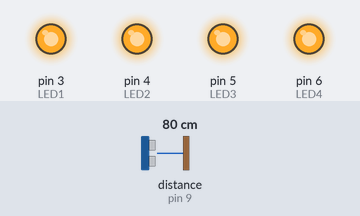
Simulated run of this sketch. Board: Arduino Uno, built with avr-gcc and run on an emulated ATmega328P. On the bench: output pins drawn as LEDs (lit = HIGH). Wiring (inferred from the names in the program): ultrasonic range finder: trigger pin 8; echo pin 9. The test bench sets the inputs (shaded band); at power-on: distance to the obstacle (sensor on pin 9) 80 cm. The echo pulse lasts 58.3 µs per cm; pins used as bus, display or sensor lines are not drawn.

Above: at 1.8 s.
1.9 s: distance to the obstacle (sensor on pin 9) set to 120 cm
At 2.7 s:
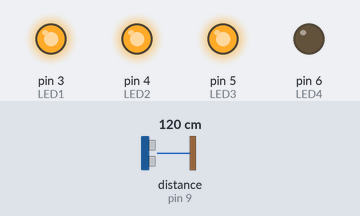
3.5 s: distance to the obstacle (sensor on pin 9) set to 250 cm
At 5.1 s:
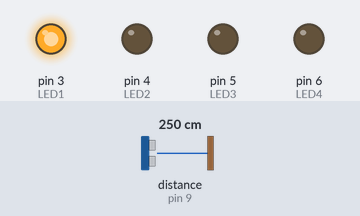
5.5 s: distance to the obstacle (sensor on pin 9) set to 255 cm
At 6.5 s:
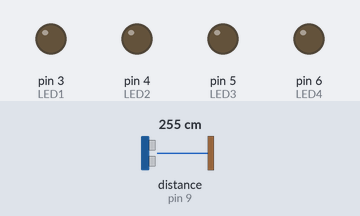
7.5 s: distance to the obstacle (sensor on pin 9) set to 2 cm
At 8.6 s:
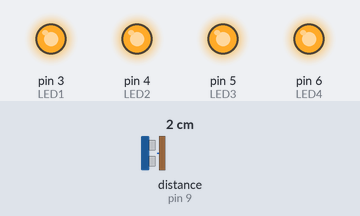
9.5 s: distance to the obstacle (sensor on pin 9) set to 299 cm
At 10.8 s:
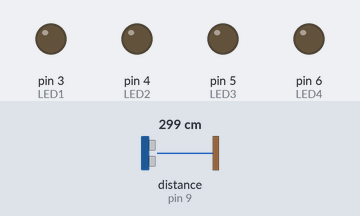
Timing chart, 0 to 12.5 s (numbered marks = the images above; inputs shaded):
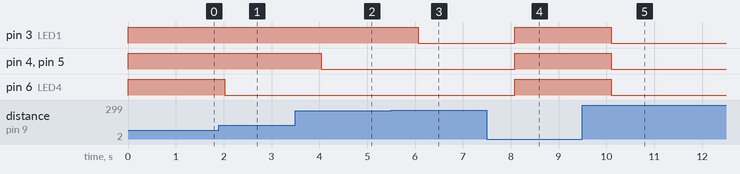

The sketch:

ultrasonic.ino
```cpp
/**
 *
 * Create a system with the proximity/distance sensor. You should use the sensor to get the
 * information about the distance to an obstacle. You should use four LEDs to indicate how close the
 * obstacle is from the sensor.
 * If the object is out of range, then no LEDs should be turn on. If the object is in range, you should turn
 * on 1, 2 or 3 LEDs, depending on the distance. If the object is too close, you should turn on four LEDs.
 *
 *
*/

// Definition section
#define ECHO 9 // Echo Pin
#define TRIG 8 // Trigger Pin
#define SPEED_OF_SOUND 343 // Speed of sound in m/s
#define LED1 3 // First led
#define LED2 4 // Second led
#define LED3 5 // Third led
#define LED4 6 // Fourth led

int measureDistance(); // To measure distance
// To set certain LEDs on or off
void setLEDOn(int led1, int led2, int led3, int led4);

void setup()
{
  // Set echo pin to input
  pinMode(ECHO, INPUT);
  // Set trigger pin to output
  pinMode(TRIG,OUTPUT);
  // Set led 1 to output
  pinMode(LED1,OUTPUT);
  // Set led 2 to output
  pinMode(LED2,OUTPUT);
  // Set led 3 to output
  pinMode(LED3,OUTPUT);
  // Set led 4 to output
  pinMode(LED4,OUTPUT);
}
void loop(){
  // Measure the distance from the sensor
  int distance=measureDistance();
  if(distance<250 && distance > 200){
    // If the distance is less than 250 cm
    // Turn on one led
    setLEDOn(1,0,0,0);
  }else if(distance<200 && distance > 150){
    // If the distance is less than 200 but greater than 150
    // Turn on 2 leds
    setLEDOn(1,1,0,0);
  } else if(distance<150 && distance > 100){
    // If the distance is less than 150 but greater than 100
    // Turn on 3 leds
    setLEDOn(1,1,1,0);
  } else if (distance<100){
    // If the distance is less than 100
    // Turn on 4 leds
    setLEDOn(1,1,1,1);
  } else {
    // If outside range
    setLEDOn(0,0,0,0);
  }

   delay(1000); // Wait for 1000 millisecond(s)

}

void setLEDOn(int led1, int led2, int led3, int led4){
  	digitalWrite(LED1,led1); // Set led 1 status
    digitalWrite(LED2,led2); // Set led 2 status
    digitalWrite(LED3,led3); // Set led 3 status
    digitalWrite(LED4,led4); // Set led 4 status
}

int measureDistance(){
  	// Set trigger pin to low
	digitalWrite(TRIG,LOW);
  	// Delay for 2 us
  	delayMicroseconds(2);
    // Transmit ultrasound
  	digitalWrite(TRIG,HIGH);
    // Delay for 10 us
  	delayMicroseconds(10);
  	// Stop transmitting ultrasound
	digitalWrite(TRIG,LOW);
  	// Read the pulse
	int time=pulseIn(ECHO,HIGH);
  	// Calculate cm per us by doing (sound speed*100)/1000000
  	float cmPerMicro=((SPEED_OF_SOUND*100.0)/1000000.0);
  	// Return half the distance to only get distance to object
  	return (time*cmPerMicro)/2;
}
```

advancedRemoveShortest.c
```cpp
/******************************************************************************

Write a program in C that reads 10 strings from a console, stores them in an array and finds the
shortest string in the array.

The program should contain a function that takes as parameter the array, find the shortest string,
remove it and return the array that is shorter by one element.

The program should read the strings from the console.

The program should have a separate function for finding and removing the string.

The program should write the string that has been removed to the console.

The program should
also write all elements of the array before and after removal of the shortest string.

*******************************************************************************/

#include <stdio.h>
#include <stdlib.h>
#include <string.h>

#define INITAL_MEMORY_ALLOCATION 10
#define MAX_STRINGS 10

char** removeShortest(char** array);

int main()
{
    int i; // To keep track of where we are in loop
    int x; // To keep track of where we are in loop
    int c; // Current char we are working on
    int position; // Position in array
    size_t allocation; // N bytes we allocate to the string
    char** stringArr=malloc(MAX_STRINGS*sizeof(char*)); // Allocate memory for the strings

    // If the allocation failed
    if(stringArr==NULL){
        // Print error message
        printf("Failed allocating memory \n");
        // Exit gracefully
        return 0;
    }
    // Loop through all strings
    for(i=0;i<MAX_STRINGS;i++){
        // Set init position to 0 in the string
        position=0;
        // Set/reset initial allocation
        allocation=INITAL_MEMORY_ALLOCATION;

        // Allocate heap memory for the string
        stringArr[i]=malloc(allocation);
        // If the allocation failed
        if(stringArr[i]==NULL){
            // Print error message
            printf("Failed allocating memory \n");
            // Loop through previous allocations
            for(x=0;x<i;x++){
                // Free the previous allocations
                free(stringArr[i]);
                // Free array
                free(stringArr);
            }
            // Exit gracefully
            return 0;
        }
        // Prompt the user
        printf("Enter string %d: ",i+1);

        // While the current char is not a newline nor eof
        while( (c=fgetc(stdin))!='\n' && c!=EOF ){
            // If an increase to the position will overflow the allocation
            if((position+2)>allocation){
                printf("realloc\n");
                // Increase the allocation two-fold
                allocation=allocation*2;
                // Reallocate the string with more memory on heap
                stringArr[i]=realloc(stringArr[i],allocation);
                // If reallocation failed
                if(stringArr[i]==NULL){
                    // Print error message
                    printf("Failed allocating memory \n");
                    // Loop through previous allocations
                    for(x=0;x<i;x++){
                        // Free previous allocations
                        free(stringArr[i]);
                        // Free array
                        free(stringArr);
                    }
                    // Exit gracefully
                    return 0;
                }
            }
            // Set the current char to be in the current position in the element in the string
            stringArr[i][position]=(char)c;
            stringArr[i][position+1]='\0';
            // Increment the position
            position++;
        }
    }

    // Loop through all the strings
    for(i=0;i<MAX_STRINGS;i++){
        // Print each string
        printf("%s\n",stringArr[i]);
    }

    // Remove the shortest string
    stringArr=removeShortest(stringArr);

    // If the string returned is null it means there was an error
    if(stringArr!=NULL){
        // Loop through all strings
        for(i=0;i<MAX_STRINGS-1;i++){
            // Print the string
            printf("%s\n",stringArr[i]);
            // Free the string from heap after printing
            free(stringArr[i]);
        }
        // Free the occupied mem for array
        free(stringArr);
    } else {
        // Print error message
        printf("An error occurred.\n");
    }

    // Exit gracefully
    return 0;

}


char** removeShortest(char** array){
    int i; // To keep track of where we are in loop
    int shortestAt=-1; // The index of shortest element
    int shortestLength=-1; // The shortest length in array
    int x; // To keep track of where we are in loop
    int position=0; // The position of the new array
    char** modArray=malloc((MAX_STRINGS-1)*sizeof(char*)); // Allocate memory for the new array
    // If allocation failed
    if(modArray==NULL){
        // Print error message
        printf("Failed allocating memory \n");
        // Return null signifying error
        return NULL;
    }

    // Loop through all strings
    for(i=0;i<MAX_STRINGS;i++){
        // If the current element is shortest than the shortest or if shortest is -1
        if(strlen(array[i])<shortestLength || shortestLength==-1){
            // Set the shortest length to be the current element
            shortestLength=strlen(array[i]);
            // Set the index of the shortest element
            shortestAt=i;
        }
    }
    // Print which string we will remove
    printf("Removed shortest string: %s\n",array[shortestAt]);

    // Loop through all strings
    for(i=0;i<MAX_STRINGS;i++){
        // If we are not at the shortest element
        if(i!=shortestAt){
            // Allocate heap memory for the new string and make space for null term.
            modArray[position]=malloc(strlen(array[i])+1);

            // If the allocation failed
            if(modArray[position]==NULL){
                // Loop through previous allocations in new array
                for(x=0;x<position;x++){
                    // Free occupied heap memory from new array
                    free(modArray[x]);
                }

                // Loop through the rest of the strings in the old array
                for(x=i;x<MAX_STRINGS;x++){
                    // Free occupied heap memmory from old array
                    free(array[x]);
                }

                // Free the old array's occupied memory
                free(array);

                // Print error message
                printf("Failed allocating memory \n");

                // Return null signifying error
                return NULL;
            }

            // Copy the string from old array to the new array
            strcpy(modArray[position],array[i]);

            // Free the old string
            free(array[i]);

            // Increment position index
            position++;
        }
    }

    // Free the old array
    free(array);

    // Return the new array
    return modArray;


}
```

anagrams.c
```cpp
#include <stdio.h>
#include <string.h>
#include <stdlib.h>
#define INITAL_MEMORY_ALLOCATION 10

int main()
{
    // The first input string
    char* first;
    // The second input string
    char* second;
    // Dyn. mem. allocation for first string
    size_t allocationFirst;
    // Dyn. mem. allocation for second string
    size_t allocationSecond;
    // Current char
    int c;
    // Current position in first input string
    int positionFirst;
    // To keep track of where we are in array
    int i;
    // To keep track of where we are in array
    int x;
    // Current position in second input string
    int positionSecond;
    // Number of matches between the two strings
    int matches;

    // Set the allocation of the first input string to the defined default alloc.
    allocationFirst=INITAL_MEMORY_ALLOCATION;

    // Set the allocation of the second input string to the defined default alloc.
    allocationSecond=INITAL_MEMORY_ALLOCATION;

    // Allocate memory for the first string
    first=malloc(allocationFirst);

    // Allocate memory for the second string
    second=malloc(allocationSecond);

    // If memory allocation failed
    if(first==NULL || second==NULL){
        // Print error message
        printf("Failed allocating memory!\n");
        // Exit with error code
        return 1;
    }

    // Prompt the user
    printf("Input the first string: ");

    // While the current char is not a newline nor EOF
    while((c=fgetc(stdin))!='\n' && c!= EOF){
        // If an increase to the position will overflow the allocation
        if((positionFirst+1)>allocationFirst){
            // Increase allocation two-fold
            allocationFirst=allocationFirst*2;
            // Reallocate memory
            first=realloc(first,allocationFirst);
            // If reallocation failed
            if(first==NULL){
                // Print error message
                printf("Failed allocating memory!\n");
                // exit with error code
                return 1;
            }
        }
        // Set the char to the current position in the string
        first[positionFirst]=(char)c;
        // Increment the index
        positionFirst++;
    }

    // Prompt the user
    printf("Input the second string: ");

    // While the current char is not a newline nor EOF
    while((c=fgetc(stdin))!='\n' && c!= EOF){
        // If an increase to the position will overflow the allocation
        if((positionSecond+1)>allocationSecond){
            // Increase allocation two-fold
            allocationSecond=allocationSecond*2;
            // Reallocate memory
            second=realloc(second,allocationSecond);
            // If reallocation failed
            if(second==NULL){
                // Print error message
                printf("Failed allocating memory!\n");
                // exit with error code
                return 1;
            }
        }
        // Set the char to the current position in the string
        second[positionSecond]=(char)c;
        // Increment the index
        positionSecond++;
    }

    // Number of checked characters in the first string
    char checkedChars[positionFirst];

    // Loop through the first string
    for(i=0;i<positionFirst;i++){
        // Loop through the second string
        for(x=0;x<positionSecond;x++){
            // If the first and second element are matching
            // and the element has not been checked before
            if(first[i]==second[x] && first[i]!=checkedChars[i]){
                // Increment matches
                matches++;
                // Add the char to the checkedChars array
                checkedChars[i]=first[i];
            }
        }
    }

    // If n matches dont match the first string
    if(matches != positionFirst){
        // print
        printf("%s and %s are not Anagram\n",first,second);
    } else {
        printf("%s and %s are Anagram\n",first,second);

    }
    free(first);
    free(second);


    return 0;
}
```

averagegrade.c
```cpp
/******************************************************************************

Write a C program to input marks of five subjects Physics, Chemistry, Biology, Mathematics and
Computer, calculate percentage and grade according to given conditions:
If percentage >= 90% : Grade A
If percentage >= 80% : Grade B
If percentage >= 70% : Grade C
If percentage >= 60% : Grade D
If percentage >= 40% : Grade E
If percentage < 40% : Grade F

*******************************************************************************/

// Include section
#include <stdio.h>

int main()
{
    // Variable declarations
    int physics; // The grade for physics
    int chemistry; // Chemistry grade
    int biology; // Biology grade
    int math; // Math grade
    int computer; // CS greade
    float percentage; // Average percent

    // Program logic

    // Prompt the user
    printf("Input marks of five subjects: ");

    // Read the physics grade
    scanf("%d",&physics);

    // Clear buffer
    while(fgetc(stdin)!='\n');

    // Read chemistry grade
    scanf("%d",&chemistry);

    // Clear buffer
    while(fgetc(stdin)!='\n');

    // Read biology grade
    scanf("%d",&biology);

    // Clear buffer
    while(fgetc(stdin)!='\n');

    // Read math grade
    scanf("%d",&math);

    // Clear buffer
    while(fgetc(stdin)!='\n');

    // Read computer grade
    scanf("%d",&computer);

    // Clear buffer
    while(fgetc(stdin)!='\n');

    // Calculate average percentage
    percentage=(physics+chemistry+biology+math+computer)/5.0;

    // Output percentage
    printf("Percentage = %.2f\n",percentage);

    // Percentage greater or eq. to 90
    if(percentage>=90){
        printf("Grade A\n"); // Print grade A
    } else if(percentage>=80){ // if greater or eq. to 80
        printf("Grade B\n"); // Print grade B
    } else if(percentage>=70){ // if greater or eq. to 70
        printf("Grade C\n"); // Print grade C
    } else if(percentage>=60){ // if greater or eq. to 60
        printf("Grade D\n"); // Print grade D
    } else if(percentage>=40){ // if greater or eq. to 40
        printf("Grade E\n"); // Print grade E
    } else if(percentage<40){ // if less than 40
        printf("Grade F\n"); // Print grade F
    }

    // Exit gracefully
    return 0;
}
```

counter.c
```cpp
/******************************************************************************

Write a C program to input a number from user and count total number of ones (1s) and zeros (0s)
in the given number using bitwise operator.

*******************************************************************************/
#include <stdio.h>

int main()
{
    int number; // The number that we are checking
    int zeros; // N zeros
    int ones; // N ones

    // Prompt the user
    printf("Input any number: ");

    // Read integer from user
    scanf("%d",&number);

    // While the number is greater than 0
    while(number>0){
        // If number's LSB is 1
        if(number & 1){
            // Increment n ones
            ones++;
        } else {
            // If LSB is 0
            // Increment n zeros
            zeros++;
        }
        number=number>>1;
    }

    // Print n ones
    printf("Output number of ones: %d\n",ones);
    // Print n zeros
    printf("Output number of zeros: %d\n",zeros);

    // Gracefully exit
    return 0;
}
```

flipbit.c
```cpp
/******************************************************************************

Write a C program to input any number from user and toggle or invert or flip nth bit of the given
number using bitwise operator.

*******************************************************************************/
#include <stdio.h>

int main()
{
    int number; // The number of which bits we want to flip
    int bitToFlip; // The bit that we want to flip
    int mask; // The mask that we use to isolate the bit.

    // Prompt the user
    printf("Input number: ");
    // Read an integer from the user
    scanf("%d",&number);

    // Prompt the user
    printf("Input nth bit to toggle: ");
    // Read an integer from the user
    scanf("%d",&bitToFlip);

    // Create a mask of the bit that we want to flip
    mask = 1 << bitToFlip;

    // If bit is 1
    if(mask & number){
        // Perform bitwise XOR on the number.
        number= mask ^ number;
    } else {
        // If the bit is 0
        // Set the bit to 1.
        number = mask | number;
    }
    // Print the new bit
    printf("After toggling nth bit: %d (in decimal)",number);

    // Exit gracefully
    return 0;
}
```

Source omitted: coolBitCounter.c (4643 bytes), fractions.c (2597 bytes), highestorderbit.c (1310 bytes), illuminati.c (351 bytes), linkedlist.c (3881 bytes), oddoreven.c (716 bytes), problemcode.c (1094 bytes), problemcode2.c (1023 bytes), stringconcat.c (3985 bytes), vowelcounter.c (2772 bytes), wordcounter.c (1292 bytes)

Measured:
- the behaviour switches between 250 and 251 cm on distance to the obstacle (sensor on pin 9) (found by bisection; images 2 and 3)
- after the input at 1.9 s, pin 6 (LED4): HIGH → LOW after 0.12 s
- after the input at 3.5 s, pin 4 (LED2), pin 5 (LED3): HIGH → LOW after 0.54 s
- after the input at 5.5 s, pin 3 (LED1): HIGH → LOW after 0.57 s
- after the input at 7.5 s, pin 3 (LED1), pin 4 (LED2), pin 5 (LED3), pin 6 (LED4): LOW → HIGH after 0.59 s
- after the input at 9.5 s, pin 3 (LED1), pin 4 (LED2), pin 5 (LED3), pin 6 (LED4): HIGH → LOW after 0.61 s
